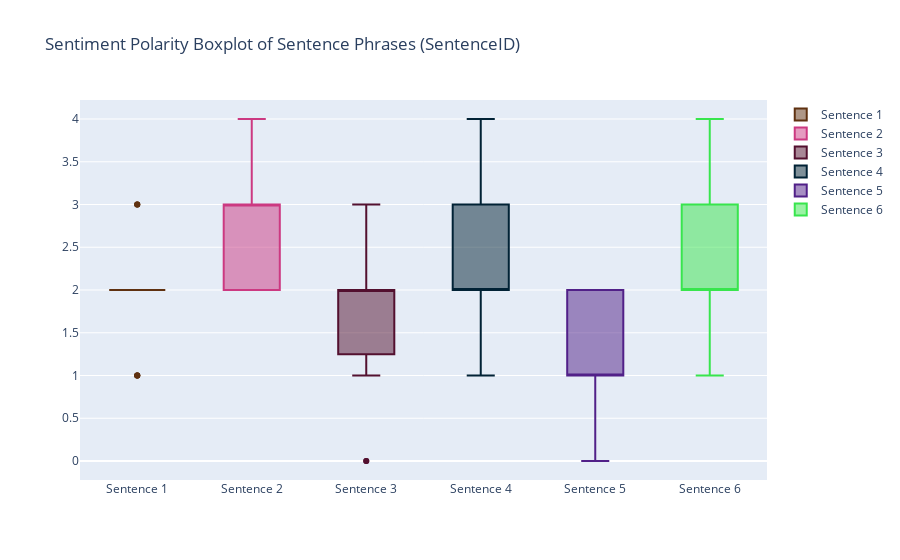

The notebook cell this image was saved under:
### Markdown cell above
### Prelimary Analysis (Interactive)

### Code cell
#Showing the distribution of labels for the first 6 sentences. 
def color():
    output = "rgb{}".format(tuple(np.random.choice(range(256), size=3)))
    return output

y0 = train[train['SentenceId'] == 1]['Sentiment']
y1 = train[train['SentenceId'] == 2]['Sentiment']
y2 = train[train['SentenceId'] == 3]['Sentiment']
y3 = train[train['SentenceId'] == 4]['Sentiment']
y4 = train[train['SentenceId'] == 5]['Sentiment']
y5 = train[train['SentenceId'] == 6]['Sentiment']

trace0 = go.Box(y=y0,name = 'Sentence 1',marker = dict(color = color(),))
trace1 = go.Box(y=y1,name = 'Sentence 2',marker = dict(color = color(),))
trace2 = go.Box(y=y2,name = 'Sentence 3',marker = dict(color = color(),))
trace3 = go.Box(y=y3,name = 'Sentence 4',marker = dict(color = color(),))
trace4 = go.Box(y=y4,name = 'Sentence 5',marker = dict(color = color(),))
trace5 = go.Box(y=y5,name = 'Sentence 6',marker = dict(color = color(),))

data = [trace0, trace1, trace2, trace3, trace4, trace5]
layout = go.Layout(title = "Sentiment Polarity Boxplot of Sentence Phrases (SentenceID)")

fig = go.Figure(data=data,layout=layout)
iplot(fig, filename = "Sentiment Polarity Boxplot of Sentence Phrases (SentenceID)")

### Figure 1 — Plotly figure (JSON) as saved in the notebook; plotly's stock layout.template omitted (floating-point values rounded to 4 significant figures)
{"data": [{"marker": {"color": "rgb(95, 49, 16)"}, "name": "Sentence 1", "type": "box", "y": [1, 2, 2, 2, 2, 2, 2, 2, 2, 2, 2, 2, 2, 2, 2, 2, 2, 2, 2, 2, 2, 3, 3, 2, 2, 2, 2, 2, 2, 2, 2, 2, 2, 1, 2, 2, 2, 2, 2, 2, 2, 2, 2, 2, 2, 2, 3, 1, 2, 1, 2, 2, 2, 2, 2, 2, 2, 2, 2, 2, 2, 2, 2]}, {"marker": {"color": "rgb(204, 57, 129)"}, "name": "Sentence 2", "type": "box", "y": [4, 3, 2, 4, 3, 2, 3, 3, 3, 2, 2, 4, 2, 3, 4, 2, 2, 2]}, {"marker": {"color": "rgb(83, 16, 47)"}, "name": "Sentence 3", "type": "box", "y": [1, 2, 2, 2, 3, 2, 2, 2, 2, 2, 2, 2, 2, 1, 2, 2, 2, 2, 2, 1, 0, 2, 0, 2, 1, 1, 1, 2, 2, 1, 2, 2, 2, 2, 2]}, {"marker": {"color": "rgb(1, 34, 53)"}, "name": "Sentence 4", "type": "box", "y": [3, 4, 4, 3, 3, 3, 3, 4, 2, 2, 2, 2, 2, 2, 2, 1, 2, 3, 2, 1, 2, 1, 1, 2, 1, 1, 2, 2, 2, 1, 2, 2, 1, 2, 3, 3, 3, 1, 2, 2]}, {"marker": {"color": "rgb(81, 32, 136)"}, "name": "Sentence 5", "type": "box", "y": [1, 0, 2, 0, 1, 2, 1, 1, 2, 2]}, {"marker": {"color": "rgb(56, 229, 77)"}, "name": "Sentence 6", "type": "box", "y": [4, 3, 2, 2, 3, 2, 4, 2, 3, 2, 4, 3, 3, 3, 4, 2, 4, 4, 3, 2, 2, 2, 2, 2, 2, 2, 2, 2, 2, 1, 2, 2]}], "layout": {"title": {"text": "Sentiment Polarity Boxplot of Sentence Phrases (SentenceID)"}}}
